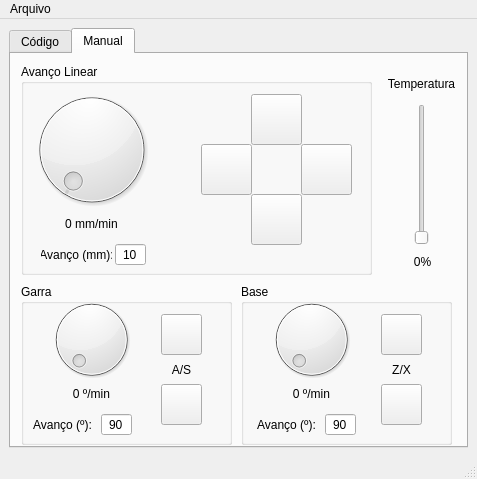
<?xml version="1.0" encoding="UTF-8"?>
<ui version="4.0">
 <class>MainWindow</class>
 <widget class="QMainWindow" name="MainWindow">
  <property name="geometry">
   <rect>
    <x>0</x>
    <y>0</y>
    <width>477</width>
    <height>479</height>
   </rect>
  </property>
  <property name="sizePolicy">
   <sizepolicy hsizetype="Fixed" vsizetype="Fixed">
    <horstretch>0</horstretch>
    <verstretch>0</verstretch>
   </sizepolicy>
  </property>
  <property name="focusPolicy">
   <enum>Qt::StrongFocus</enum>
  </property>
  <property name="windowTitle">
   <string>Ixtopôr</string>
  </property>
  <property name="windowIcon">
   <iconset>
    <normaloff>icons/if.png</normaloff>icons/if.png</iconset>
  </property>
  <property name="tabShape">
   <enum>QTabWidget::Rounded</enum>
  </property>
  <widget class="QWidget" name="centralwidget">
   <layout class="QHBoxLayout" name="horizontalLayout">
    <item>
     <widget class="QTabWidget" name="tabWidget">
      <property name="focusPolicy">
       <enum>Qt::NoFocus</enum>
      </property>
      <property name="tabShape">
       <enum>QTabWidget::Rounded</enum>
      </property>
      <property name="currentIndex">
       <number>1</number>
      </property>
      <property name="elideMode">
       <enum>Qt::ElideNone</enum>
      </property>
      <property name="usesScrollButtons">
       <bool>true</bool>
      </property>
      <property name="documentMode">
       <bool>false</bool>
      </property>
      <property name="tabsClosable">
       <bool>false</bool>
      </property>
      <widget class="QWidget" name="tabCode">
       <attribute name="title">
        <string>Código</string>
       </attribute>
       <widget class="QTextEdit" name="textEdit">
        <property name="geometry">
         <rect>
          <x>10</x>
          <y>40</y>
          <width>291</width>
          <height>261</height>
         </rect>
        </property>
        <property name="font">
         <font>
          <family>MS Gothic</family>
          <pointsize>10</pointsize>
          <weight>50</weight>
          <italic>false</italic>
          <bold>false</bold>
         </font>
        </property>
        <property name="styleSheet">
         <string notr="true">font: 10pt &quot;MS Gothic&quot;;</string>
        </property>
        <property name="html">
         <string>&lt;!DOCTYPE HTML PUBLIC &quot;-//W3C//DTD HTML 4.0//EN&quot; &quot;http://www.w3.org/TR/REC-html40/strict.dtd&quot;&gt;
&lt;html&gt;&lt;head&gt;&lt;meta name=&quot;qrichtext&quot; content=&quot;1&quot; /&gt;&lt;style type=&quot;text/css&quot;&gt;
p, li { white-space: pre-wrap; }
&lt;/style&gt;&lt;/head&gt;&lt;body style=&quot; font-family:'MS Gothic'; font-size:10pt; font-weight:400; font-style:normal;&quot;&gt;
&lt;p style=&quot;-qt-paragraph-type:empty; margin-top:0px; margin-bottom:0px; margin-left:0px; margin-right:0px; -qt-block-indent:0; text-indent:0px; font-family:'MS Shell Dlg 2'; font-size:8.25pt;&quot;&gt;&lt;br /&gt;&lt;/p&gt;&lt;/body&gt;&lt;/html&gt;</string>
        </property>
       </widget>
       <widget class="QProgressBar" name="progressBar">
        <property name="geometry">
         <rect>
          <x>9</x>
          <y>365</y>
          <width>431</width>
          <height>21</height>
         </rect>
        </property>
        <property name="value">
         <number>0</number>
        </property>
       </widget>
       <widget class="QToolButton" name="btnPlayPause">
        <property name="geometry">
         <rect>
          <x>69</x>
          <y>10</y>
          <width>25</width>
          <height>19</height>
         </rect>
        </property>
        <property name="toolTip">
         <string>&lt;html&gt;&lt;head/&gt;&lt;body&gt;&lt;p&gt;Play/Pause&lt;/p&gt;&lt;/body&gt;&lt;/html&gt;</string>
        </property>
        <property name="text">
         <string>...</string>
        </property>
        <property name="icon">
         <iconset>
          <normaloff>icons/play_pause.png</normaloff>icons/play_pause.png</iconset>
        </property>
       </widget>
       <widget class="QToolButton" name="btn_Forward">
        <property name="geometry">
         <rect>
          <x>100</x>
          <y>10</y>
          <width>25</width>
          <height>19</height>
         </rect>
        </property>
        <property name="toolTip">
         <string>&lt;html&gt;&lt;head/&gt;&lt;body&gt;&lt;p&gt;Próximo&lt;/p&gt;&lt;/body&gt;&lt;/html&gt;</string>
        </property>
        <property name="text">
         <string>...</string>
        </property>
        <property name="icon">
         <iconset>
          <normaloff>icons/seta_proximo.png</normaloff>icons/seta_proximo.png</iconset>
        </property>
       </widget>
       <widget class="QTextBrowser" name="textBrowser">
        <property name="geometry">
         <rect>
          <x>10</x>
          <y>310</y>
          <width>431</width>
          <height>51</height>
         </rect>
        </property>
       </widget>
       <widget class="QToolButton" name="btnBack">
        <property name="geometry">
         <rect>
          <x>10</x>
          <y>10</y>
          <width>25</width>
          <height>19</height>
         </rect>
        </property>
        <property name="toolTip">
         <string>&lt;html&gt;&lt;head/&gt;&lt;body&gt;&lt;p&gt;Anterior&lt;/p&gt;&lt;/body&gt;&lt;/html&gt;</string>
        </property>
        <property name="text">
         <string>...</string>
        </property>
        <property name="icon">
         <iconset>
          <normaloff>icons/seta_anterior.png</normaloff>icons/seta_anterior.png</iconset>
        </property>
       </widget>
       <widget class="QToolButton" name="btnStop">
        <property name="geometry">
         <rect>
          <x>41</x>
          <y>10</y>
          <width>25</width>
          <height>19</height>
         </rect>
        </property>
        <property name="toolTip">
         <string>&lt;html&gt;&lt;head/&gt;&lt;body&gt;&lt;p&gt;Parar&lt;/p&gt;&lt;/body&gt;&lt;/html&gt;</string>
        </property>
        <property name="text">
         <string>...</string>
        </property>
        <property name="icon">
         <iconset>
          <normaloff>icons/stop.png</normaloff>icons/stop.png</iconset>
        </property>
       </widget>
       <widget class="Line" name="line">
        <property name="geometry">
         <rect>
          <x>306</x>
          <y>40</y>
          <width>20</width>
          <height>261</height>
         </rect>
        </property>
        <property name="orientation">
         <enum>Qt::Vertical</enum>
        </property>
       </widget>
       <widget class="QTextBrowser" name="textBrowser_2">
        <property name="geometry">
         <rect>
          <x>330</x>
          <y>40</y>
          <width>111</width>
          <height>261</height>
         </rect>
        </property>
        <property name="font">
         <font>
          <family>MS Gothic</family>
          <weight>50</weight>
          <bold>false</bold>
         </font>
        </property>
        <property name="html">
         <string>&lt;!DOCTYPE HTML PUBLIC &quot;-//W3C//DTD HTML 4.0//EN&quot; &quot;http://www.w3.org/TR/REC-html40/strict.dtd&quot;&gt;
&lt;html&gt;&lt;head&gt;&lt;meta name=&quot;qrichtext&quot; content=&quot;1&quot; /&gt;&lt;style type=&quot;text/css&quot;&gt;
p, li { white-space: pre-wrap; }
&lt;/style&gt;&lt;/head&gt;&lt;body style=&quot; font-family:'MS Gothic'; font-size:8.25pt; font-weight:400; font-style:normal;&quot;&gt;
&lt;p style=&quot; margin-top:0px; margin-bottom:0px; margin-left:0px; margin-right:0px; -qt-block-indent:0; text-indent:0px;&quot;&gt;&lt;span style=&quot; font-weight:600; color:#ff0000;&quot;&gt;COMANDOS:&lt;/span&gt;&lt;/p&gt;
&lt;p style=&quot;-qt-paragraph-type:empty; margin-top:0px; margin-bottom:0px; margin-left:0px; margin-right:0px; -qt-block-indent:0; text-indent:0px; font-weight:600;&quot;&gt;&lt;br /&gt;&lt;/p&gt;
&lt;p style=&quot; margin-top:0px; margin-bottom:0px; margin-left:0px; margin-right:0px; -qt-block-indent:0; text-indent:0px;&quot;&gt;&lt;span style=&quot; font-weight:600;&quot;&gt;  MOV X VAL&lt;/span&gt;&lt;/p&gt;
&lt;p style=&quot; margin-top:0px; margin-bottom:0px; margin-left:0px; margin-right:0px; -qt-block-indent:0; text-indent:0px;&quot;&gt;&lt;span style=&quot; font-weight:600;&quot;&gt;  MOV Y VAL&lt;/span&gt;&lt;/p&gt;
&lt;p style=&quot;-qt-paragraph-type:empty; margin-top:0px; margin-bottom:0px; margin-left:0px; margin-right:0px; -qt-block-indent:0; text-indent:0px; font-weight:600;&quot;&gt;&lt;br /&gt;&lt;/p&gt;
&lt;p style=&quot; margin-top:0px; margin-bottom:0px; margin-left:0px; margin-right:0px; -qt-block-indent:0; text-indent:0px;&quot;&gt;&lt;span style=&quot; font-weight:600;&quot;&gt;  ROT B VAL&lt;/span&gt;&lt;/p&gt;
&lt;p style=&quot; margin-top:0px; margin-bottom:0px; margin-left:0px; margin-right:0px; -qt-block-indent:0; text-indent:0px;&quot;&gt;&lt;span style=&quot; font-weight:600;&quot;&gt;  ROT G VAL&lt;/span&gt;&lt;/p&gt;
&lt;p style=&quot;-qt-paragraph-type:empty; margin-top:0px; margin-bottom:0px; margin-left:0px; margin-right:0px; -qt-block-indent:0; text-indent:0px; font-weight:600;&quot;&gt;&lt;br /&gt;&lt;/p&gt;
&lt;p style=&quot; margin-top:0px; margin-bottom:0px; margin-left:0px; margin-right:0px; -qt-block-indent:0; text-indent:0px;&quot;&gt;&lt;span style=&quot; font-weight:600;&quot;&gt;  VEL XY VAL&lt;/span&gt;&lt;/p&gt;
&lt;p style=&quot; margin-top:0px; margin-bottom:0px; margin-left:0px; margin-right:0px; -qt-block-indent:0; text-indent:0px;&quot;&gt;&lt;span style=&quot; font-weight:600;&quot;&gt;  VEL B VAL&lt;/span&gt;&lt;/p&gt;
&lt;p style=&quot; margin-top:0px; margin-bottom:0px; margin-left:0px; margin-right:0px; -qt-block-indent:0; text-indent:0px;&quot;&gt;&lt;span style=&quot; font-weight:600;&quot;&gt;  VEL G VAL&lt;/span&gt;&lt;/p&gt;
&lt;p style=&quot;-qt-paragraph-type:empty; margin-top:0px; margin-bottom:0px; margin-left:0px; margin-right:0px; -qt-block-indent:0; text-indent:0px; font-weight:600;&quot;&gt;&lt;br /&gt;&lt;/p&gt;
&lt;p style=&quot; margin-top:0px; margin-bottom:0px; margin-left:0px; margin-right:0px; -qt-block-indent:0; text-indent:0px;&quot;&gt;&lt;span style=&quot; font-weight:600;&quot;&gt;  DO&lt;/span&gt;&lt;/p&gt;
&lt;p style=&quot;-qt-paragraph-type:empty; margin-top:0px; margin-bottom:0px; margin-left:0px; margin-right:0px; -qt-block-indent:0; text-indent:0px; font-weight:600;&quot;&gt;&lt;br /&gt;&lt;/p&gt;
&lt;p style=&quot; margin-top:0px; margin-bottom:0px; margin-left:0px; margin-right:0px; -qt-block-indent:0; text-indent:0px;&quot;&gt;&lt;span style=&quot; font-weight:600;&quot;&gt;  ROTINA:&lt;/span&gt;&lt;/p&gt;
&lt;p style=&quot; margin-top:0px; margin-bottom:0px; margin-left:0px; margin-right:0px; -qt-block-indent:0; text-indent:0px;&quot;&gt;&lt;span style=&quot; font-weight:600;&quot;&gt;  ESR ROTINA&lt;/span&gt;&lt;/p&gt;
&lt;p style=&quot; margin-top:0px; margin-bottom:0px; margin-left:0px; margin-right:0px; -qt-block-indent:0; text-indent:0px;&quot;&gt;&lt;span style=&quot; font-weight:600;&quot;&gt;  FSR ROTINA&lt;/span&gt;&lt;/p&gt;&lt;/body&gt;&lt;/html&gt;</string>
        </property>
       </widget>
      </widget>
      <widget class="QWidget" name="tabManual">
       <attribute name="title">
        <string>Manual</string>
       </attribute>
       <widget class="QGroupBox" name="groupBox">
        <property name="geometry">
         <rect>
          <x>10</x>
          <y>10</y>
          <width>351</width>
          <height>211</height>
         </rect>
        </property>
        <property name="toolTip">
         <string>Avanço Linear</string>
        </property>
        <property name="title">
         <string>Avanço Linear</string>
        </property>
        <property name="flat">
         <bool>false</bool>
        </property>
        <property name="checkable">
         <bool>false</bool>
        </property>
        <widget class="QDial" name="dialLinearSpeed">
         <property name="geometry">
          <rect>
           <x>-10</x>
           <y>20</y>
           <width>161</width>
           <height>131</height>
          </rect>
         </property>
         <property name="focusPolicy">
          <enum>Qt::NoFocus</enum>
         </property>
         <property name="toolTip">
          <string>&lt;html&gt;&lt;head/&gt;&lt;body&gt;&lt;p&gt;Velocidade&lt;/p&gt;&lt;/body&gt;&lt;/html&gt;</string>
         </property>
         <property name="maximum">
          <number>100</number>
         </property>
        </widget>
        <widget class="QLabel" name="labelLinearSpeed">
         <property name="geometry">
          <rect>
           <x>-10</x>
           <y>150</y>
           <width>161</width>
           <height>20</height>
          </rect>
         </property>
         <property name="layoutDirection">
          <enum>Qt::LeftToRight</enum>
         </property>
         <property name="text">
          <string>0 mm/min</string>
         </property>
         <property name="alignment">
          <set>Qt::AlignCenter</set>
         </property>
        </widget>
        <widget class="QPushButton" name="btnRight">
         <property name="geometry">
          <rect>
           <x>280</x>
           <y>80</y>
           <width>51</width>
           <height>51</height>
          </rect>
         </property>
         <property name="focusPolicy">
          <enum>Qt::NoFocus</enum>
         </property>
         <property name="text">
          <string/>
         </property>
         <property name="icon">
          <iconset>
           <normaloff>icons/seta_leste.png</normaloff>icons/seta_leste.png</iconset>
         </property>
         <property name="iconSize">
          <size>
           <width>48</width>
           <height>48</height>
          </size>
         </property>
        </widget>
        <widget class="QPushButton" name="btnUp">
         <property name="geometry">
          <rect>
           <x>230</x>
           <y>30</y>
           <width>51</width>
           <height>51</height>
          </rect>
         </property>
         <property name="focusPolicy">
          <enum>Qt::NoFocus</enum>
         </property>
         <property name="text">
          <string/>
         </property>
         <property name="icon">
          <iconset>
           <normaloff>icons/seta_norte.png</normaloff>icons/seta_norte.png</iconset>
         </property>
         <property name="iconSize">
          <size>
           <width>48</width>
           <height>48</height>
          </size>
         </property>
        </widget>
        <widget class="QPushButton" name="btnLeft">
         <property name="geometry">
          <rect>
           <x>180</x>
           <y>80</y>
           <width>51</width>
           <height>51</height>
          </rect>
         </property>
         <property name="focusPolicy">
          <enum>Qt::NoFocus</enum>
         </property>
         <property name="text">
          <string/>
         </property>
         <property name="icon">
          <iconset>
           <normaloff>icons/seta_oeste.png</normaloff>icons/seta_oeste.png</iconset>
         </property>
         <property name="iconSize">
          <size>
           <width>48</width>
           <height>48</height>
          </size>
         </property>
        </widget>
        <widget class="QPushButton" name="btnDown">
         <property name="geometry">
          <rect>
           <x>230</x>
           <y>130</y>
           <width>51</width>
           <height>51</height>
          </rect>
         </property>
         <property name="focusPolicy">
          <enum>Qt::NoFocus</enum>
         </property>
         <property name="text">
          <string/>
         </property>
         <property name="icon">
          <iconset>
           <normaloff>icons/seta_sul.png</normaloff>icons/seta_sul.png</iconset>
         </property>
         <property name="iconSize">
          <size>
           <width>48</width>
           <height>48</height>
          </size>
         </property>
        </widget>
        <widget class="QLineEdit" name="lineLinearSpeed">
         <property name="geometry">
          <rect>
           <x>94</x>
           <y>180</y>
           <width>31</width>
           <height>21</height>
          </rect>
         </property>
         <property name="focusPolicy">
          <enum>Qt::ClickFocus</enum>
         </property>
         <property name="text">
          <string>10</string>
         </property>
         <property name="alignment">
          <set>Qt::AlignCenter</set>
         </property>
        </widget>
        <widget class="QLabel" name="label_5">
         <property name="geometry">
          <rect>
           <x>20</x>
           <y>180</y>
           <width>71</width>
           <height>21</height>
          </rect>
         </property>
         <property name="text">
          <string>Avanço (mm):</string>
         </property>
         <property name="alignment">
          <set>Qt::AlignCenter</set>
         </property>
        </widget>
       </widget>
       <widget class="QGroupBox" name="groupBox_2">
        <property name="geometry">
         <rect>
          <x>10</x>
          <y>230</y>
          <width>211</width>
          <height>161</height>
         </rect>
        </property>
        <property name="title">
         <string>Garra</string>
        </property>
        <widget class="QDial" name="dialClawSpeed">
         <property name="geometry">
          <rect>
           <x>20</x>
           <y>10</y>
           <width>101</width>
           <height>91</height>
          </rect>
         </property>
         <property name="focusPolicy">
          <enum>Qt::NoFocus</enum>
         </property>
         <property name="maximum">
          <number>100</number>
         </property>
        </widget>
        <widget class="QPushButton" name="btnClawCw">
         <property name="geometry">
          <rect>
           <x>140</x>
           <y>30</y>
           <width>41</width>
           <height>41</height>
          </rect>
         </property>
         <property name="focusPolicy">
          <enum>Qt::NoFocus</enum>
         </property>
         <property name="text">
          <string/>
         </property>
         <property name="icon">
          <iconset>
           <normaloff>icons/seta_horario.png</normaloff>icons/seta_horario.png</iconset>
         </property>
         <property name="iconSize">
          <size>
           <width>40</width>
           <height>35</height>
          </size>
         </property>
        </widget>
        <widget class="QPushButton" name="btnClawCcw">
         <property name="geometry">
          <rect>
           <x>140</x>
           <y>100</y>
           <width>41</width>
           <height>41</height>
          </rect>
         </property>
         <property name="focusPolicy">
          <enum>Qt::NoFocus</enum>
         </property>
         <property name="text">
          <string/>
         </property>
         <property name="icon">
          <iconset>
           <normaloff>icons/seta_antihorario.png</normaloff>icons/seta_antihorario.png</iconset>
         </property>
         <property name="iconSize">
          <size>
           <width>40</width>
           <height>35</height>
          </size>
         </property>
        </widget>
        <widget class="QLabel" name="labelClawSpeed">
         <property name="geometry">
          <rect>
           <x>10</x>
           <y>100</y>
           <width>121</width>
           <height>20</height>
          </rect>
         </property>
         <property name="layoutDirection">
          <enum>Qt::LeftToRight</enum>
         </property>
         <property name="text">
          <string>0 º/min</string>
         </property>
         <property name="alignment">
          <set>Qt::AlignCenter</set>
         </property>
        </widget>
        <widget class="QLabel" name="label">
         <property name="geometry">
          <rect>
           <x>140</x>
           <y>75</y>
           <width>41</width>
           <height>21</height>
          </rect>
         </property>
         <property name="text">
          <string>A/S</string>
         </property>
         <property name="alignment">
          <set>Qt::AlignCenter</set>
         </property>
        </widget>
        <widget class="QLineEdit" name="lineClaw">
         <property name="geometry">
          <rect>
           <x>80</x>
           <y>130</y>
           <width>31</width>
           <height>21</height>
          </rect>
         </property>
         <property name="focusPolicy">
          <enum>Qt::ClickFocus</enum>
         </property>
         <property name="text">
          <string>90</string>
         </property>
         <property name="alignment">
          <set>Qt::AlignCenter</set>
         </property>
        </widget>
        <widget class="QLabel" name="label_3">
         <property name="geometry">
          <rect>
           <x>6</x>
           <y>130</y>
           <width>71</width>
           <height>21</height>
          </rect>
         </property>
         <property name="text">
          <string>Avanço (º):</string>
         </property>
         <property name="alignment">
          <set>Qt::AlignCenter</set>
         </property>
        </widget>
       </widget>
       <widget class="QGroupBox" name="groupBox_3">
        <property name="geometry">
         <rect>
          <x>230</x>
          <y>230</y>
          <width>211</width>
          <height>161</height>
         </rect>
        </property>
        <property name="title">
         <string>Base</string>
        </property>
        <widget class="QDial" name="dialBaseSpeed">
         <property name="geometry">
          <rect>
           <x>20</x>
           <y>10</y>
           <width>101</width>
           <height>91</height>
          </rect>
         </property>
         <property name="focusPolicy">
          <enum>Qt::NoFocus</enum>
         </property>
         <property name="maximum">
          <number>100</number>
         </property>
        </widget>
        <widget class="QPushButton" name="btnBaseCw">
         <property name="geometry">
          <rect>
           <x>140</x>
           <y>30</y>
           <width>41</width>
           <height>41</height>
          </rect>
         </property>
         <property name="focusPolicy">
          <enum>Qt::NoFocus</enum>
         </property>
         <property name="text">
          <string/>
         </property>
         <property name="icon">
          <iconset>
           <normaloff>icons/seta_horario.png</normaloff>icons/seta_horario.png</iconset>
         </property>
         <property name="iconSize">
          <size>
           <width>40</width>
           <height>35</height>
          </size>
         </property>
        </widget>
        <widget class="QPushButton" name="btnBaseCcw">
         <property name="geometry">
          <rect>
           <x>140</x>
           <y>100</y>
           <width>41</width>
           <height>41</height>
          </rect>
         </property>
         <property name="focusPolicy">
          <enum>Qt::NoFocus</enum>
         </property>
         <property name="text">
          <string/>
         </property>
         <property name="icon">
          <iconset>
           <normaloff>icons/seta_antihorario.png</normaloff>icons/seta_antihorario.png</iconset>
         </property>
         <property name="iconSize">
          <size>
           <width>40</width>
           <height>35</height>
          </size>
         </property>
        </widget>
        <widget class="QLabel" name="labelBaseSpeed">
         <property name="geometry">
          <rect>
           <x>10</x>
           <y>100</y>
           <width>121</width>
           <height>20</height>
          </rect>
         </property>
         <property name="layoutDirection">
          <enum>Qt::LeftToRight</enum>
         </property>
         <property name="text">
          <string>0 º/min</string>
         </property>
         <property name="alignment">
          <set>Qt::AlignCenter</set>
         </property>
        </widget>
        <widget class="QLabel" name="label_2">
         <property name="geometry">
          <rect>
           <x>140</x>
           <y>70</y>
           <width>41</width>
           <height>31</height>
          </rect>
         </property>
         <property name="text">
          <string>Z/X</string>
         </property>
         <property name="alignment">
          <set>Qt::AlignCenter</set>
         </property>
        </widget>
        <widget class="QLabel" name="label_4">
         <property name="geometry">
          <rect>
           <x>10</x>
           <y>130</y>
           <width>71</width>
           <height>21</height>
          </rect>
         </property>
         <property name="text">
          <string>Avanço (º):</string>
         </property>
         <property name="alignment">
          <set>Qt::AlignCenter</set>
         </property>
        </widget>
        <widget class="QLineEdit" name="lineBase">
         <property name="geometry">
          <rect>
           <x>84</x>
           <y>130</y>
           <width>31</width>
           <height>21</height>
          </rect>
         </property>
         <property name="focusPolicy">
          <enum>Qt::ClickFocus</enum>
         </property>
         <property name="text">
          <string>90</string>
         </property>
         <property name="alignment">
          <set>Qt::AlignCenter</set>
         </property>
        </widget>
       </widget>
       <widget class="QSlider" name="sliderTemperature">
        <property name="geometry">
         <rect>
          <x>400</x>
          <y>50</y>
          <width>22</width>
          <height>141</height>
         </rect>
        </property>
        <property name="focusPolicy">
         <enum>Qt::NoFocus</enum>
        </property>
        <property name="maximum">
         <number>100</number>
        </property>
        <property name="orientation">
         <enum>Qt::Vertical</enum>
        </property>
       </widget>
       <widget class="QLabel" name="Temperatura">
        <property name="geometry">
         <rect>
          <x>370</x>
          <y>20</y>
          <width>81</width>
          <height>20</height>
         </rect>
        </property>
        <property name="text">
         <string>Temperatura</string>
        </property>
        <property name="alignment">
         <set>Qt::AlignCenter</set>
        </property>
       </widget>
       <widget class="QLabel" name="labelTemperature">
        <property name="geometry">
         <rect>
          <x>386</x>
          <y>200</y>
          <width>51</width>
          <height>16</height>
         </rect>
        </property>
        <property name="text">
         <string>0%</string>
        </property>
        <property name="alignment">
         <set>Qt::AlignCenter</set>
        </property>
       </widget>
      </widget>
     </widget>
    </item>
   </layout>
  </widget>
  <widget class="QMenuBar" name="menubar">
   <property name="geometry">
    <rect>
     <x>0</x>
     <y>0</y>
     <width>477</width>
     <height>21</height>
    </rect>
   </property>
   <widget class="QMenu" name="menuArquivo">
    <property name="title">
     <string>Arquivo</string>
    </property>
    <addaction name="actionAbrir"/>
    <addaction name="actionSalvar"/>
    <addaction name="actionSalvar_como"/>
   </widget>
   <addaction name="menuArquivo"/>
  </widget>
  <widget class="QStatusBar" name="statusbar"/>
  <action name="actionAbrir">
   <property name="text">
    <string>Abrir...</string>
   </property>
  </action>
  <action name="actionSalvar">
   <property name="text">
    <string>Salvar</string>
   </property>
  </action>
  <action name="actionSalvar_como">
   <property name="text">
    <string>Salvar como...</string>
   </property>
  </action>
 </widget>
 <resources/>
 <connections/>
</ui>
